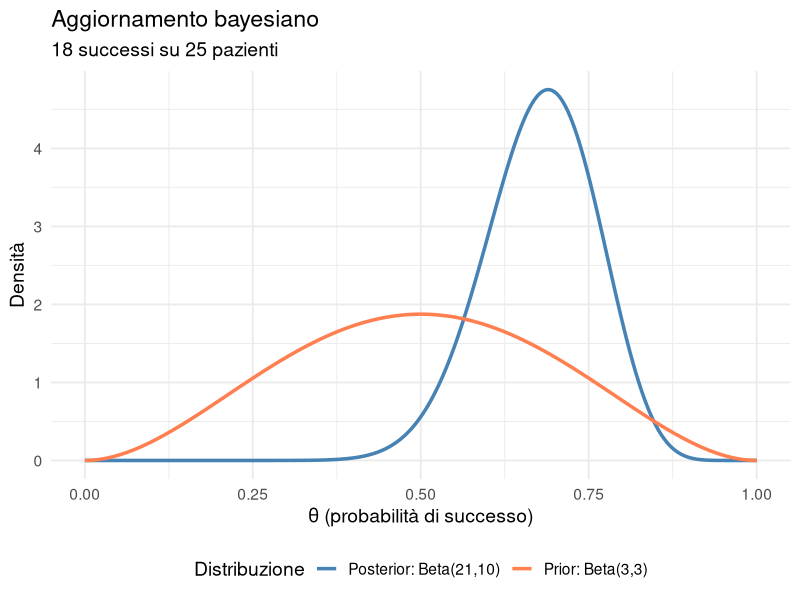
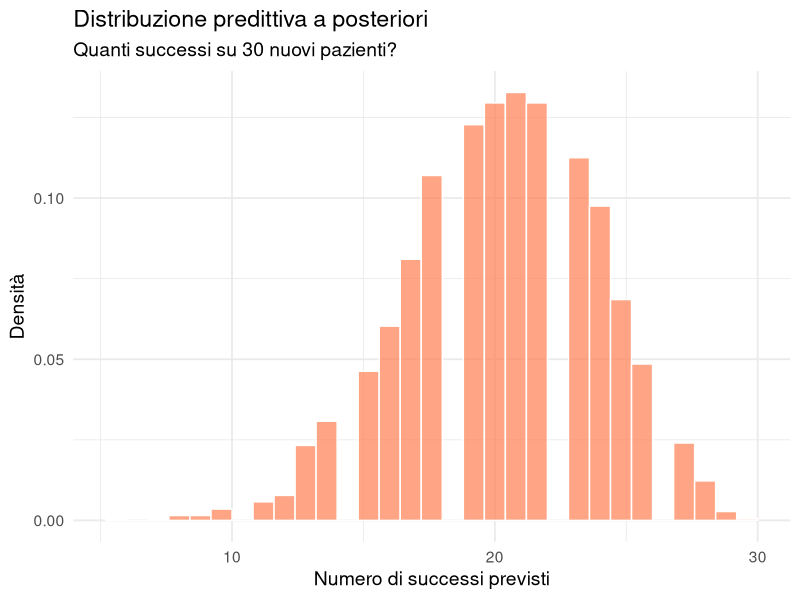
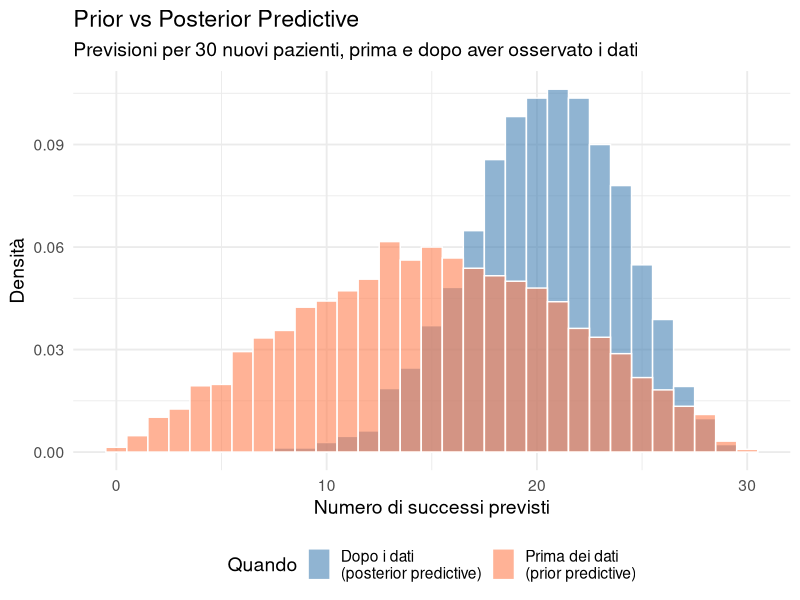

Source code (R) for these figures, in order:
## ---- chunk 1
#| echo: false
library(ggplot2)
set.seed(42)
## ---- chunk 2
# Prior
alpha_prior <- 3
beta_prior <- 3

# Dati osservati
n_osservati <- 25
successi_osservati <- 18

# Posterior
alpha_post <- alpha_prior + successi_osservati
beta_post <- beta_prior + (n_osservati - successi_osservati)

cat("Posterior: Beta(", alpha_post, ",", beta_post, ")\n")
## ---- chunk 3
#| echo: false

x <- seq(0, 1, length.out = 300)

df_dist <- data.frame(
  theta = rep(x, 2),
  densita = c(dbeta(x, alpha_prior, beta_prior),
              dbeta(x, alpha_post, beta_post)),
  Distribuzione = rep(c(
    paste0("Prior: Beta(", alpha_prior, ",", beta_prior, ")"),
    paste0("Posterior: Beta(", alpha_post, ",", beta_post, ")")
  ), each = 300)
)

ggplot(df_dist, aes(x = theta, y = densita, color = Distribuzione)) +
  geom_line(linewidth = 1.2) +
  scale_color_manual(values = c("steelblue", "coral")) +
  labs(title = "Aggiornamento bayesiano",
       subtitle = paste(successi_osservati, "successi su", n_osservati, "pazienti"),
       x = "θ (probabilità di successo)", y = "Densità") +
  theme_minimal(base_size = 14) +
  theme(legend.position = "bottom")
## ---- chunk 4
# Simuliamo UN nuovo studio

# 1. Estraiamo UN valore di theta dalla posterior
theta_1 <- rbeta(n = 1, shape1 = alpha_post, shape2 = beta_post)

# 2. Generiamo il numero di successi per 30 nuovi pazienti
n_nuovi <- 30
successi_1 <- rbinom(n = 1, size = n_nuovi, prob = theta_1)

cat("Simulazione 1:\n")
cat("  theta estratto:", round(theta_1, 3), "\n")
cat("  successi previsti:", successi_1, "su", n_nuovi, "\n")
## ---- chunk 5
# Un altro mondo possibile
theta_2 <- rbeta(1, alpha_post, beta_post)
successi_2 <- rbinom(1, n_nuovi, theta_2)

cat("Simulazione 2:\n")
cat("  theta estratto:", round(theta_2, 3), "\n")
cat("  successi previsti:", successi_2, "su", n_nuovi, "\n")
## ---- chunk 6
n_sim <- 5000

# 1. Estraiamo n_sim valori di theta dalla posterior
theta_sim <- rbeta(n_sim, alpha_post, beta_post)

# 2. Per ogni theta, generiamo il numero di successi
successi_sim <- rbinom(n_sim, size = n_nuovi, prob = theta_sim)
## ---- chunk 7
# Vediamo i primi 10 risultati
head(data.frame(
  theta = round(theta_sim, 3),
  successi = successi_sim
), 10)
## ---- chunk 8
#| echo: false
#| fig-height: 4.5

df_pred <- data.frame(successi = successi_sim)

ggplot(df_pred, aes(x = successi)) +
  geom_histogram(aes(y = after_stat(density)), bins = 31,
                 fill = "coral", alpha = 0.7, color = "white") +
  labs(title = "Distribuzione predittiva a posteriori",
       subtitle = "Quanti successi su 30 nuovi pazienti?",
       x = "Numero di successi previsti", y = "Densità") +
  theme_minimal(base_size = 14)
## ---- chunk 9
cat("  Media:", round(mean(successi_sim), 1), "successi\n")
cat("  Mediana:", median(successi_sim), "successi\n")
cat("  Intervallo 95%:", quantile(successi_sim, 0.025), "-",
    quantile(successi_sim, 0.975), "successi\n")
## ---- chunk 10
# Proporzione di simulazioni con >= 20 successi
prob_almeno_20 <- mean(successi_sim >= 20)

cat("P(successi >= 20) =", round(prob_almeno_20 * 100, 1), "%\n")
## ---- chunk 11
# Più di 15 successi su 30
prob_maggioranza <- mean(successi_sim > 15)

cat("P(successi > 15) =", round(prob_maggioranza * 100, 1), "%\n")
## ---- chunk 12
# Meno di 10 successi (scenario pessimistico)
prob_pochi <- mean(successi_sim < 10)

cat("P(successi < 10) =", round(prob_pochi * 100, 2), "%\n")
## ---- chunk 13
# PRIOR predictive (prima dei dati)
theta_prior_sim <- rbeta(n_sim, alpha_prior, beta_prior)
successi_prior_sim <- rbinom(n_sim, n_nuovi, theta_prior_sim)

# POSTERIOR predictive (dopo i dati)
# (già calcolato: successi_sim)
## ---- chunk 14
#| echo: false
#| fig-height: 4.5

df_confronto <- data.frame(
  successi = c(successi_prior_sim, successi_sim),
  Quando = rep(c("Prima dei dati\n(prior predictive)",
                  "Dopo i dati\n(posterior predictive)"), each = n_sim)
)

ggplot(df_confronto, aes(x = successi, fill = Quando)) +
  geom_histogram(aes(y = after_stat(density)), bins = 31,
                 alpha = 0.6, position = "identity", color = "white") +
  scale_fill_manual(values = c("steelblue", "coral")) +
  labs(title = "Prior vs Posterior Predictive",
       subtitle = "Previsioni per 30 nuovi pazienti, prima e dopo aver osservato i dati",
       x = "Numero di successi previsti", y = "Densità") +
  theme_minimal(base_size = 14) +
  theme(legend.position = "bottom")
## ---- chunk 15
cat("  Media:", round(mean(successi_prior_sim), 1), "\n")
cat("  Intervallo 95%:", quantile(successi_prior_sim, 0.025), "-",
    quantile(successi_prior_sim, 0.975), "\n\n")
## ---- chunk 16
cat("  Media:", round(mean(successi_sim), 1), "\n")
cat("  Intervallo 95%:", quantile(successi_sim, 0.025), "-",
    quantile(successi_sim, 0.975), "\n")
